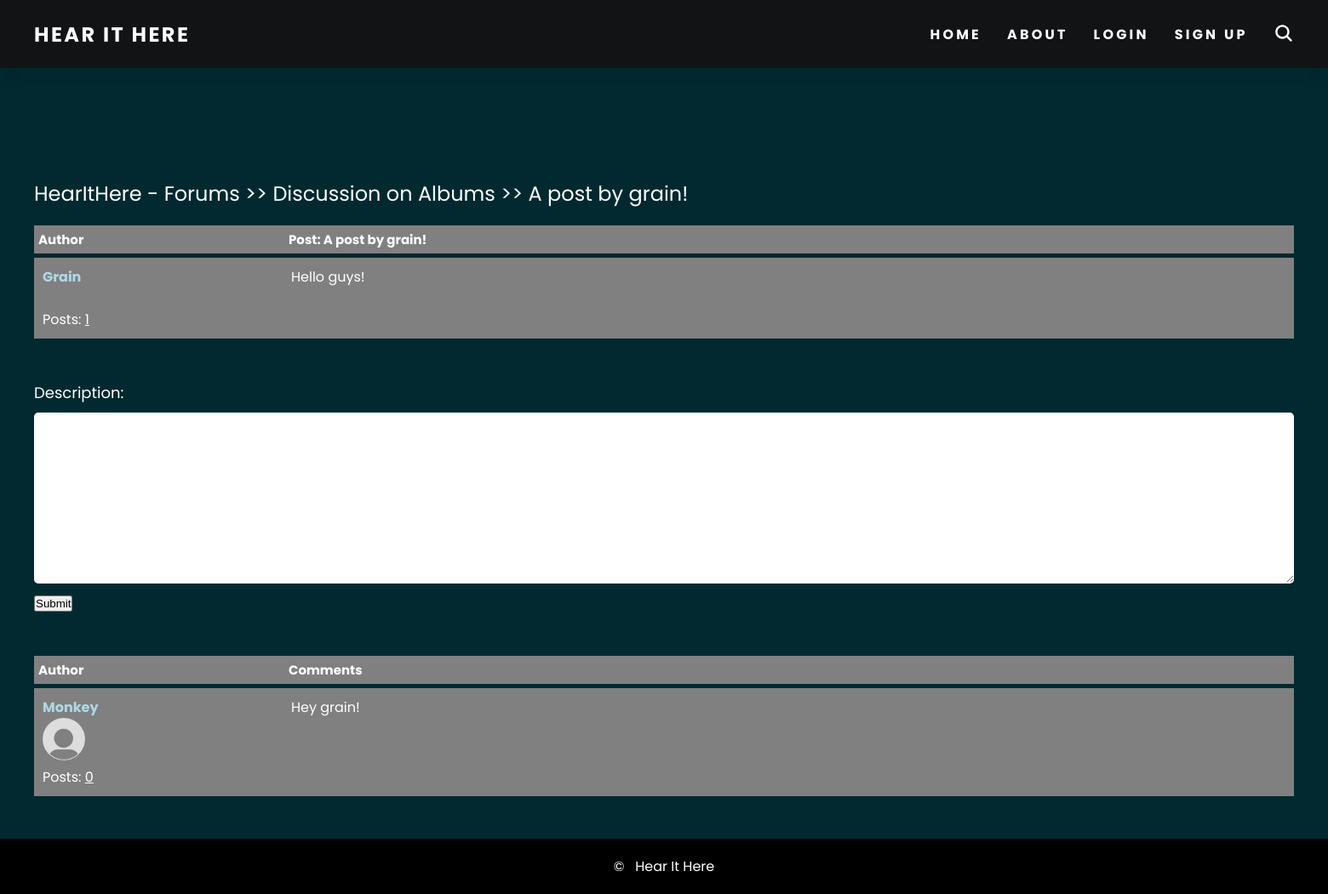
Before: /forum/3/14/ with the older database file.
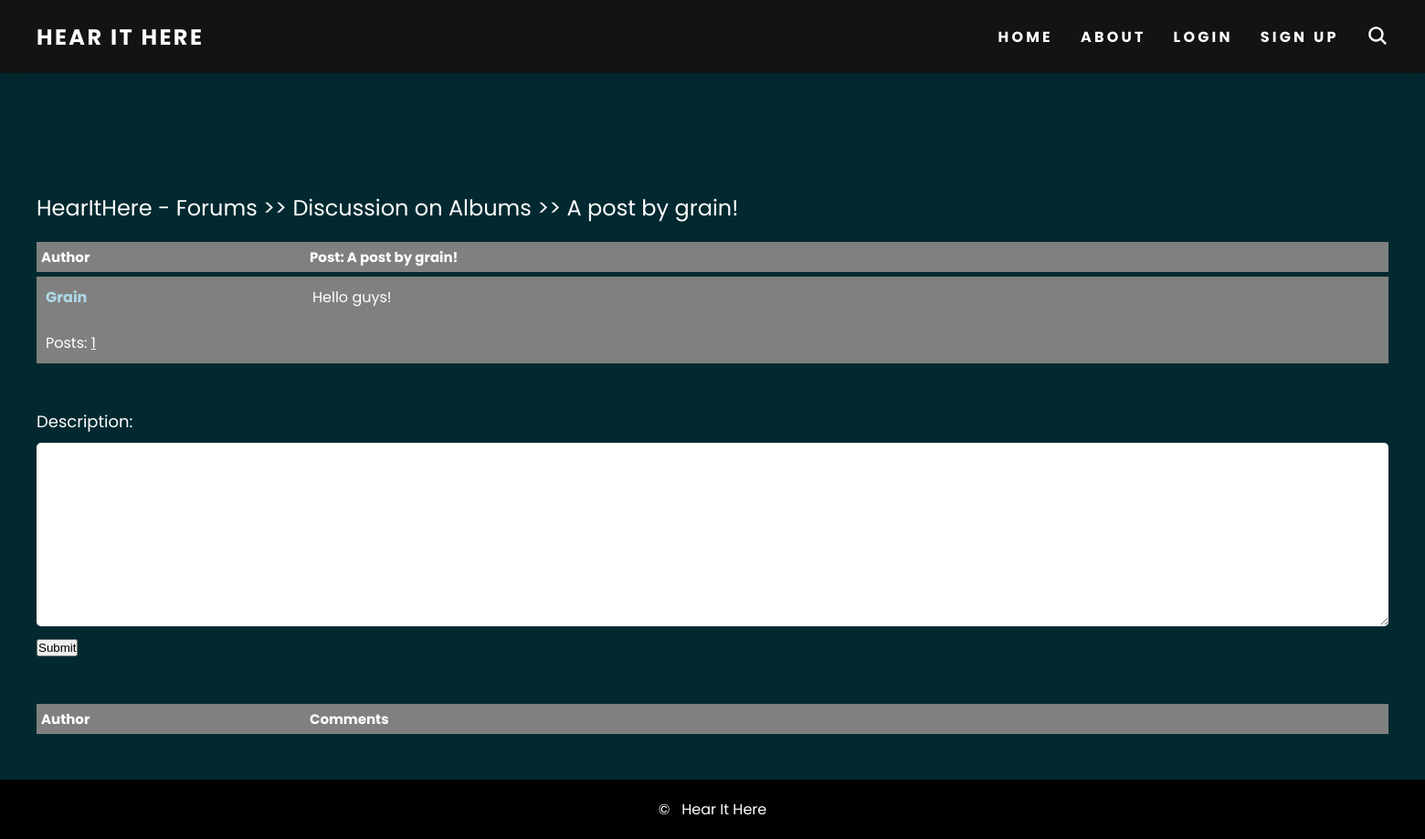
After: the same page with the newer database file.
### forum/models.py (models this page shows, shortened)
class Comment(models.Model):
    description = models.TextField(null=False)
    time = models.DateTimeField(auto_now_add=True)
    user = models.ForeignKey(CustomUser, on_delete=models.CASCADE)
    post = models.ForeignKey(Post, on_delete=models.CASCADE)

### account/models.py (models this page shows, shortened)
class CustomUser(AbstractBaseUser, PermissionsMixin):
    email = models.EmailField(max_length=255, null=False, unique=True)
    username = models.CharField(max_length=50, null=False, unique=True)
    birthday = models.DateField(null=False)
    date_joined = models.DateTimeField(auto_now_add=True)
    is_staff = models.BooleanField(default=False)
    is_active = models.BooleanField(default=False)
    is_mod = models.BooleanField(default=False)
    USERNAME_FIELD = 'username'
    REQUIRED_FIELDS = ['email', 'birthday']
    objects = CustomUserManager()

class Profile(models.Model):
    user = models.OneToOneField(CustomUser, on_delete=models.CASCADE)
    name = models.CharField(max_length=30, blank=True)
    bio = models.TextField(default='Hello, I am new', max_length=100, blank=True)
    image = models.ImageField(default='images/default.png', upload_to='images/', null=True)

### forum/views.py (the view)
# urls.py: path('<int:category_id>/<int:post_id>/', views.view_post, name='view_post'),
def view_post(request, category_id, post_id):
    post = get_object_or_404(Post, id=post_id)
    comments = Comment.objects.filter(post_id=post_id)
    if request.method == 'POST':
        form = CommentForm(request.POST)
        if form.is_valid():
            comment = form.save(commit=False)
            comment.post = post
            comment.user = request.user
            comment.save()
            return redirect('forum:view_post', category_id=category_id, post_id=post_id)
    else:
        form = CommentForm()
    return render(request, 'forum/detail.html', {'post': post, 'form': form, 'comments': comments})

### forum/forms.py
class CommentForm(forms.ModelForm):
    class Meta:
        model = Comment
        fields = ['description']

### forum/templates/forum/detail.html (shortened to what this page needs)
{% extends 'templates/base.html' %}
{% block content %}
    <div class = "container">
        <div class = "navigate">
            <span><a href="{% url 'forum:posts' category_id=post.category.id %}">
                HearItHere - Forums >> {{ post.category.title }} >> {{ post.title }}</a></span>
        </div>
        <div class = "topic-container">
            <div class = "head">
                <div class = "authors">Author</div>
                <div class = "content">Post: {{ post.title }}</div>
            </div>
            <div class = "body">
                <div class = "authors">
                    <div class = "User"><a href="{%  url 'account:profile' username=post.user.username %}">
                        {{ post.user.username }}</a></div><img src="{{ post.user.profile.image.url }}" alt="">
                    <div>Posts: <u>{{ post.user.post_set.count }}</u></div>
                </div>
                <div class = "content">
                    {{ post.description }}
                </div>
            </div>
            <div class = "comment-area hide" id="comment-area">
                <form method="post">
                    {{ form.as_p }}
                <button type="submit">Submit</button>
                </form>
            </div>
        </div>
        <div class = "comments-container">
            <div class = "head">
                <div class = "authors">Author</div>
                <div class = "content">Comments</div>
            </div>
            {% for comment in comments %}
            <div class = "body">
                <div class = "authors">
                    <div class = "AnotherUser"><a href="{% url 'account:profile' username=comment.user.username %}">
                        {{ comment.user.username }}</a></div>
                    <img src="{{ comment.user.profile.image.url }}" alt="">
                    <div>Posts: <u>{{ comment.user.post_set.count }}</u></div>
                </div>
                <div class = "content">
                    {{ comment.description }}
                </div>
            </div>
            {% endfor %}
        </div>
    </div>
{% endblock %}

Changed rows visible on the page:
removed Comment: user.username "Monkey", user.profile.image (placeholder picture), user.post_set.count "0", description "Hey grain!"
